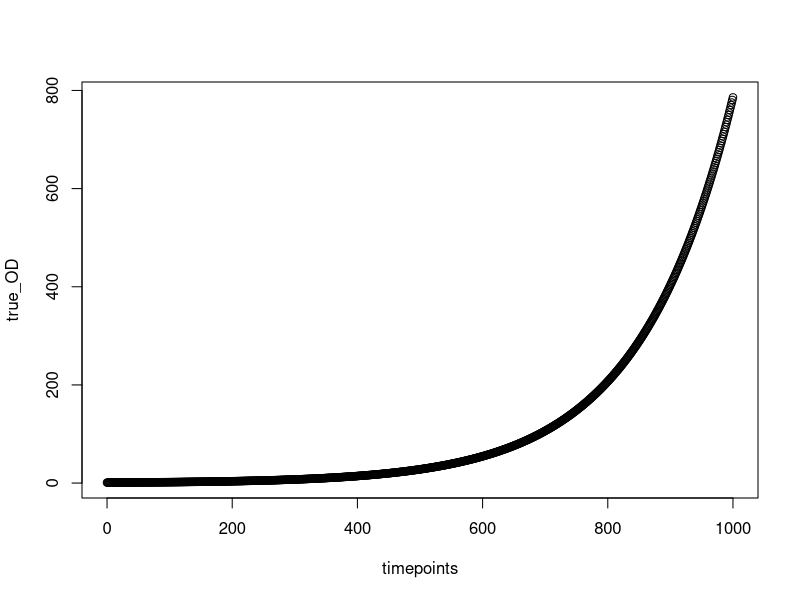
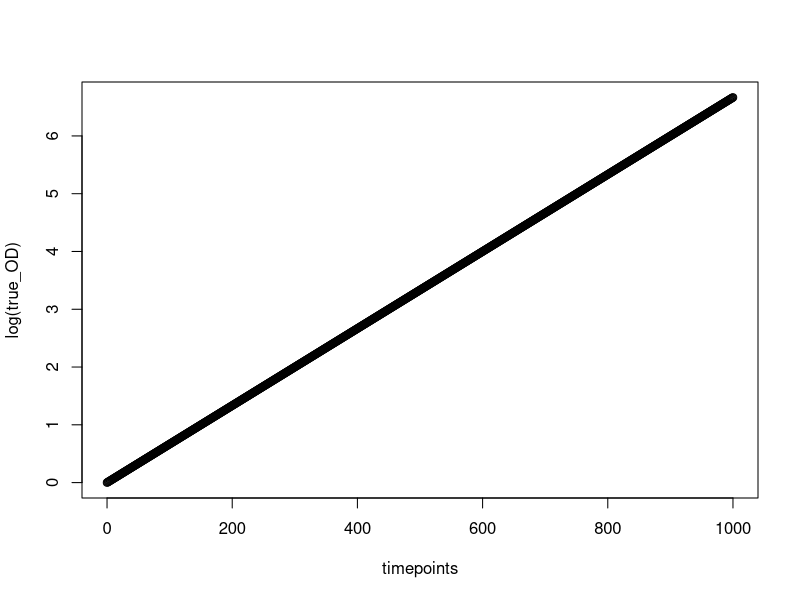
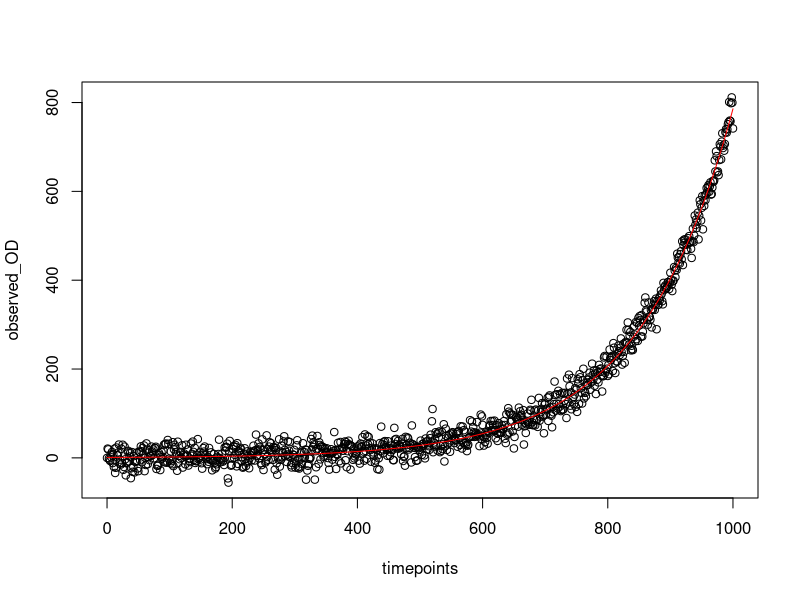
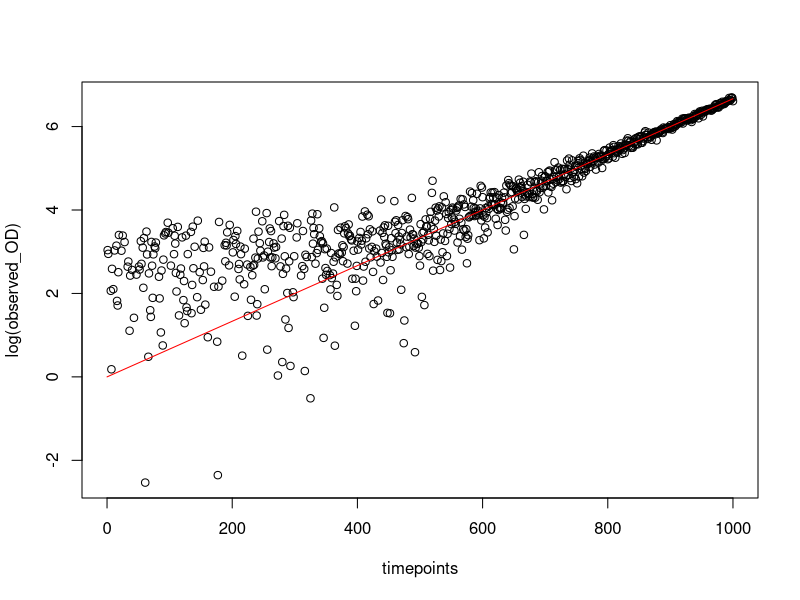

Generate these figures, in order, with R:
true_GR <- .4/60

starting_OD <- 1

timepoints <- c(0:1000)

true_OD <- starting_OD*(exp(true_GR*timepoints))

plot(timepoints,true_OD)
plot(timepoints,log(true_OD))

OD_noise <- rnorm(length(timepoints),mean=0,sd=20)

observed_OD <- true_OD+OD_noise

plot(timepoints,observed_OD)
lines(timepoints, true_OD,col='red')

plot(timepoints,log(observed_OD))
lines(timepoints, log(true_OD),col='red')